Frame 1 (no input): blank canvas, image omitted
Frame 60 (no input): blank canvas, image omitted
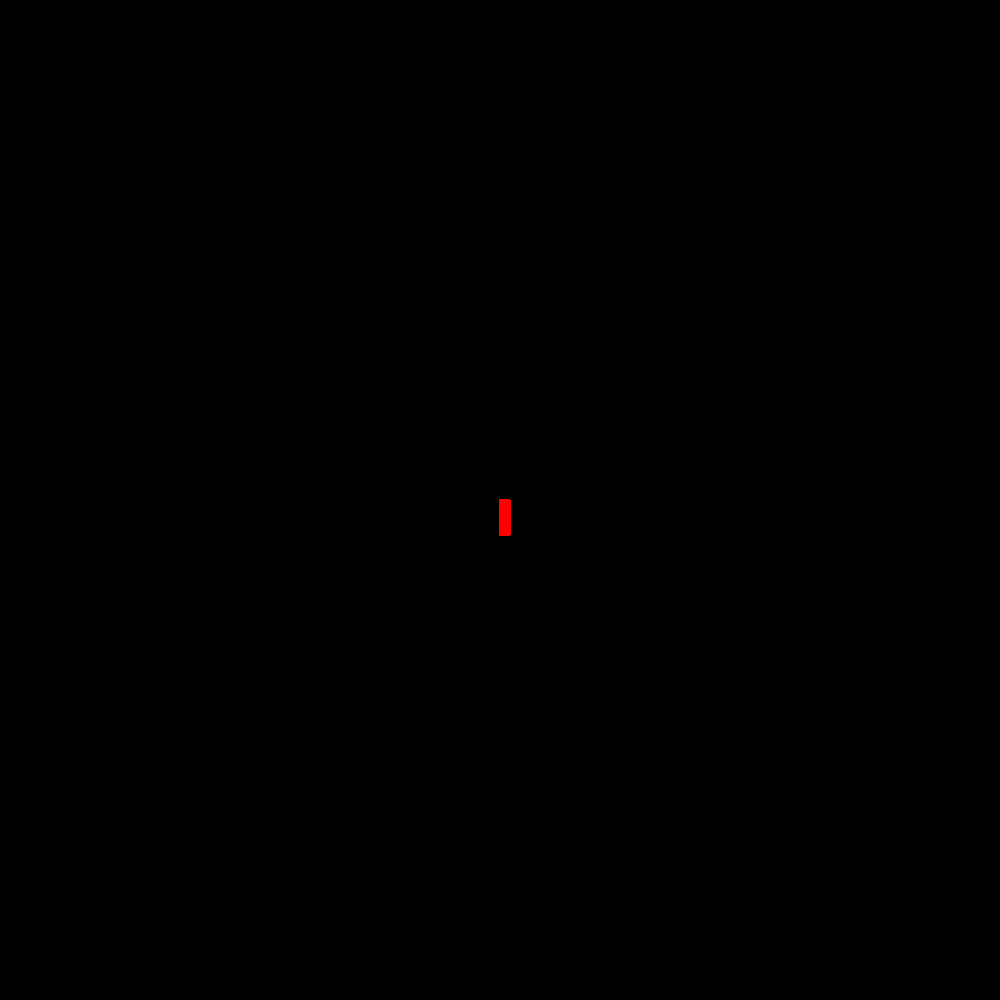
Frame 120 (the mouse pressed at the canvas centre since frame 60)

The p5.js sketch whose frames 1 and 60 were blank and that drew this single picture after the mouse press (run headless with seeded random() and noise() and a simulated clock; from frame 60 on, the mouse is pressed at the canvas centre):

// p5.js sketch
// ── sketch.js
function setup() {
    createCanvas(1000, 1000);
    background('black');
  }
  
  function draw() {
    stroke('red');
    fill('red');
    
    if(mouseIsPressed){
      rect(mouseX, mouseY, 10, 35)
      
      
      
    }
  }
